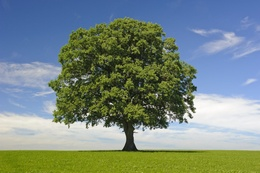
%> input picture Histogram_Equalization/tree.jpg, 260 x 173 px, shrunk from 1256 x 835 before the run
$ octave PA_EQLEVEL.m   (GNU Octave 9; MATLAB toolbox functions it lacks are replaced by stand-ins)
%> lines starting %> are read from the running program, lines starting %| are printed output that depends on the picture
clear all  clc

I=imread('tree.jpg');
%> I is the input picture: size 173x260x3 uint8; mean R, G, B 119.9, 136.7, 130.5
Igray=rgb2gray(I);
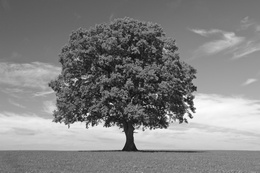
%> Igray: size 173x260 uint8; min 10, max 255, mean 131
f_grey_levels= max(Igray,[],'all');
%> f_grey_levels = 255

for i=1:256
    hist(i)=0;
end
[M, N]=size(Igray);
%> M = 173; N = 260

for x=1:M
    for y=1:N
        for k= 1:256
            if Igray(x,y)==k
                hist(k)=hist(k)+1;
            end
        end
    end
end
%> after the loop, hist = 256 values, max 567 at index 114, min 0 at index 1, mean 175.7

for t=1:256
    eq_hist(t)=0;
end
a=10;
b=20;
c=25;
d=30;

g_grey_levels=255;
sigma_hists=zeros(1,256);
sigma_hists(a+1)=hist(a+1);
q=zeros(1,256);
for i=a+2:b+1
    sigma_hists(i) = sigma_hists(i-1) + hist(i);


end
%> after the loop, sigma_hists = 256 values, max 65 at index 21, min 0 at index 1, mean 0.855

q(a+1)= (round(((d-c)/sigma_hists(b+1))*sigma_hists(a+1)+c))+1;
eq_hist(q(a+1)) = hist(a+1);


for p=a+2:b+1
    q(p)= (round(((d-c)/sigma_hists(b+1))*sigma_hists(p)+c))+1;
    eq_hist(q(p))=eq_hist(q(p))+hist(p);
end
%> after the loop, eq_hist = 256 values, max 16 at index 31, min 0 at index 1, mean 0.254; q = 256 values, max 31 at index 21, min 0 at index 1, mean 1.18


for x=1:M
    for y=1:N
        if (a<=Igray(x,y)) && (Igray(x,y)>=b)
            Igray_eqlevel(x,y)=q(Igray(x,y));
        else
            Igray_eqlevel(x,y)=Igray(x,y);
        end
    end
end
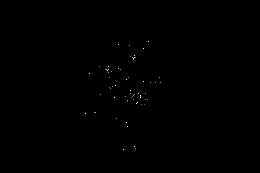
%> Igray_eqlevel: size 173x260 double; min 0, max 31, mean 0; drawn with min black and max white

subplot(2,2,1);
imshow(uint8(Igray));
subplot(2,2,3);
imshow(uint8(Igray_eqlevel));
subplot(2,2,2);
stem(hist);
subplot(2,2,4);
stem(e_hist);
%> (this line was passed over: e_hist is not available in this run)
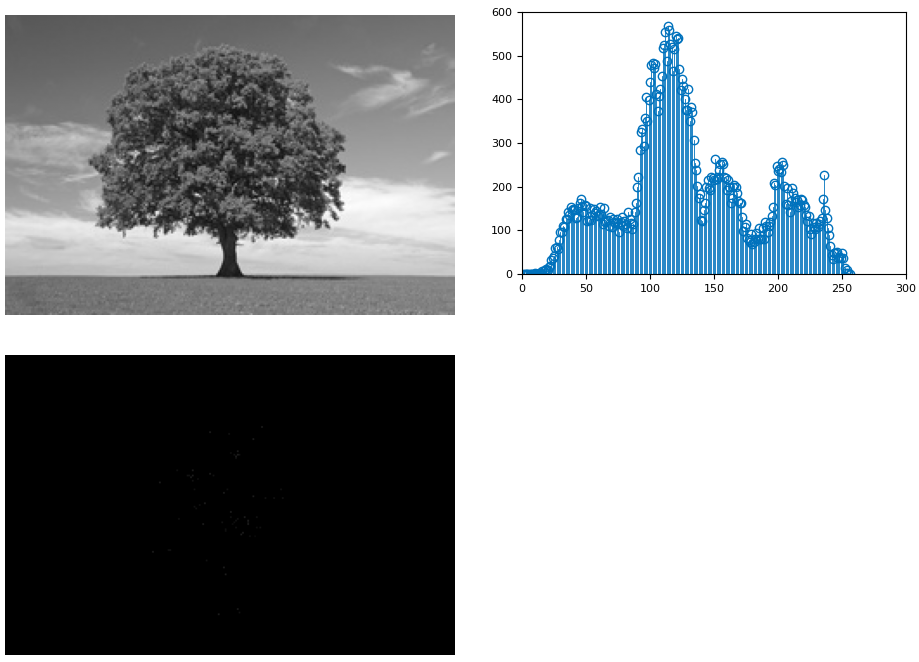
%> figure redrawn from the program's plot data, 3 panels
